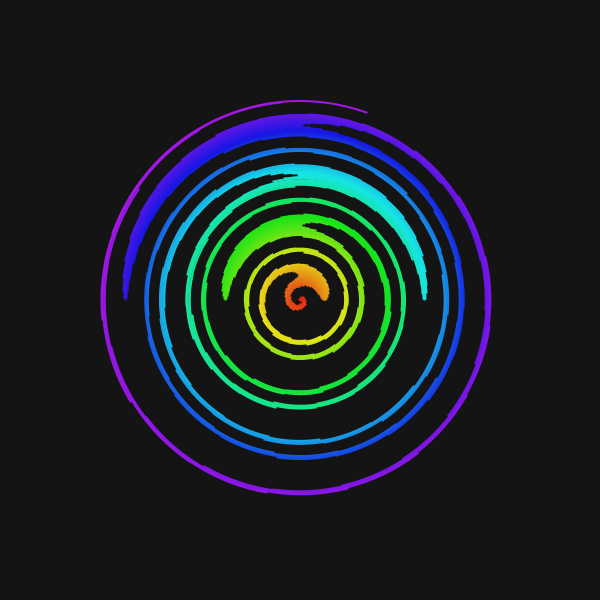
Frame 1 (no input)
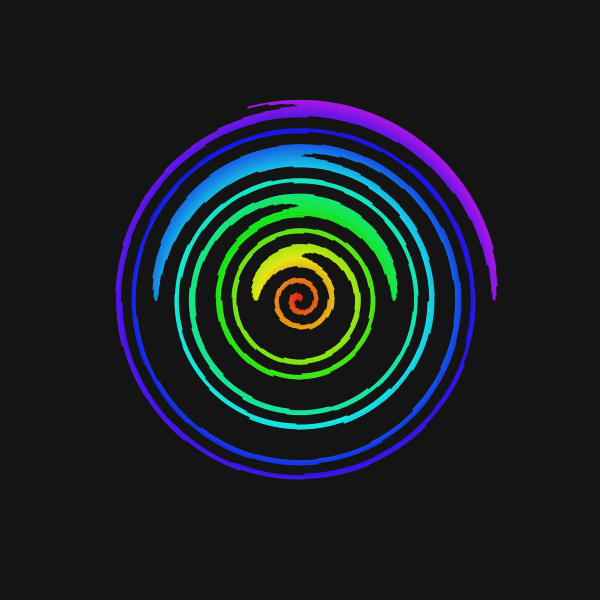
Frame 60 (the mouse pressed at the canvas centre just before this capture)
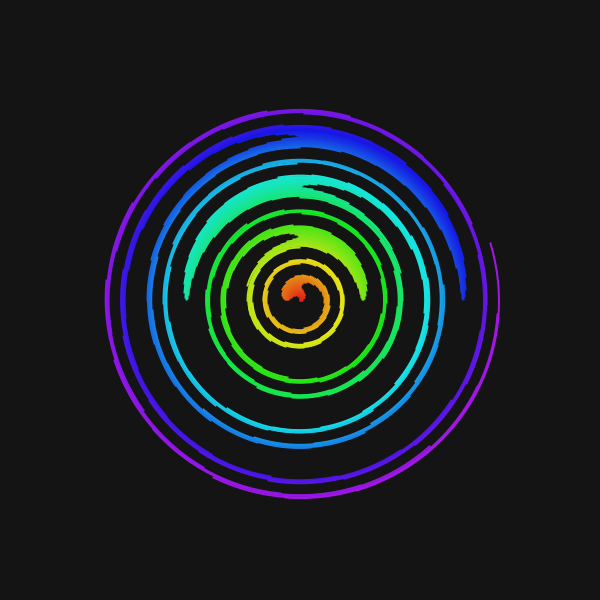
Frame 120 (the mouse held since frame 60 and released just before this capture)

The Processing sketch that drew these frames (run headless with seeded random() and noise(); from frame 60 on, the mouse is pressed at the canvas centre):

// Processing sketch: processing_152964
// ── processing_152964.pde

int num =200;
float step, sz, offSet, theta, angle;

void setup() {
  size(600, 600, JAVA2D);
  strokeWeight(2);
  strokeCap(PROJECT);
  step = 2;
}

void draw() {
  background(20);
  translate(300, 300);
  angle=0;
  colorMode(HSB,255,100,100);
  for (int i=0; i<num; i++) {
    stroke(255/num*i,90,90);
    noFill();
    sz = i*step;
    float offSet = TWO_PI*2/num*i;
    float arcEnd = map(sin(theta+offSet),-1,1, -TWO_PI-HALF_PI, TWO_PI);
    arc(0, 0, sz, sz, arcEnd-HALF_PI, arcEnd);
  }
  colorMode(RGB);
  resetMatrix();
  theta += .0323;  
}
